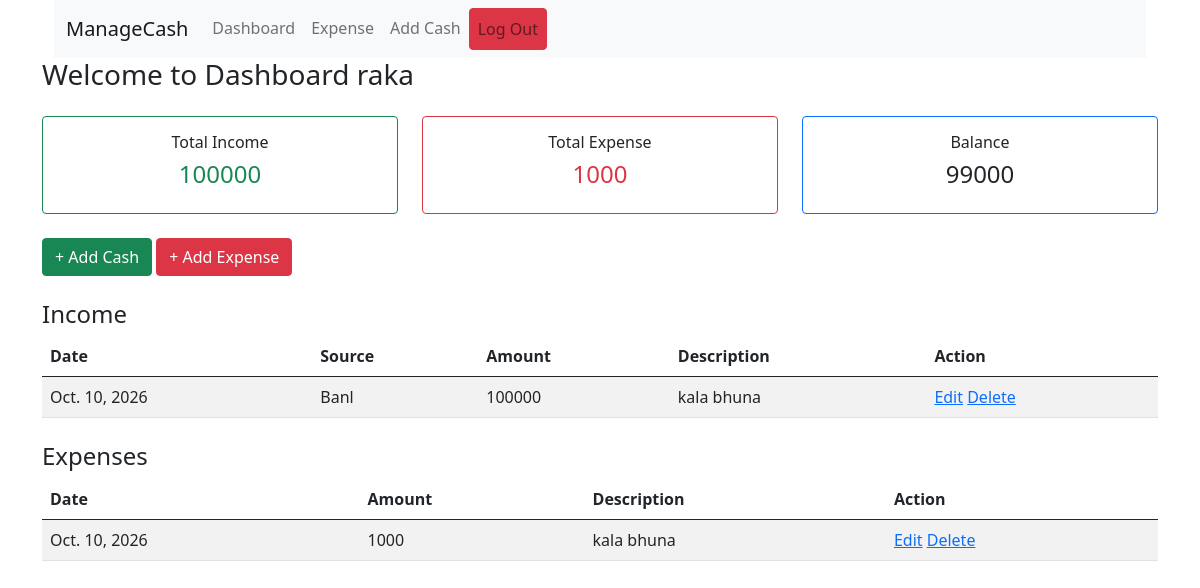
Page /dashboard/ (signed in) on the committed database.
### manageCash/models.py (models this page shows)
class UserModel(AbstractUser):
    usertype = [('Depositor','Depositor'),('Creditor','Creditor'),('Treasury','Treasury')]
    user_type = models.CharField(choices=usertype,max_length=20,null=True)
    full_name = models.CharField(max_length=100,null=True)

class AddCashModel(models.Model):
    user = models.ForeignKey(UserModel,on_delete=models.SET_NULL,null =True)
    source = models.CharField(max_length=200,null=True)
    datetime = models.DateField(auto_now_add=True,null=True)
    amount = models.PositiveIntegerField(null=True)
    description = models.TextField()

class ExpenseModel(models.Model):
    user = models.ForeignKey(UserModel,on_delete=models.SET_NULL,null =True)
    description = models.TextField()
    amount = models.PositiveIntegerField(null=True)
    datetime = models.DateField(auto_now_add=True,null=True)

### manageCash/views.py (the view)
# urls.py: path('dashboard/',dashboard_view,name="dashboard_view"),
@login_required
def dashboard_view(req):
    cash_list = AddCashModel.objects.filter(user=req.user)
    expense_list = ExpenseModel.objects.filter(user=req.user)
    total_cash = 0
    for cash in cash_list:
        total_cash += cash.amount or 0
    total_expense = 0
    for expense in expense_list:
        total_expense += expense.amount or 0
    context={
        'total_cash': total_cash,
        'total_expense': total_expense,
        'balance':total_cash-total_expense,
        'cash_list':cash_list,
        'expense_list':expense_list,
    }
    return render(req,'dashboard.html',context)

### manageCash/templates/dashboard.html
{% extends 'master/base.html' %}
{% block block1 %}
<h3>Welcome to Dashboard {{ request.user.username }}</h3>
<div class="row text-center my-4">
  <div class="col-md-4">
    <div class="card border-success">
      <div class="card-body">
        <h6 class="card-title">Total Income</h6>
        <h4 class="text-success">{{ total_cash }}</h4>
      </div>
    </div>
  </div>
  <div class="col-md-4">
    <div class="card border-danger">
      <div class="card-body">
        <h6 class="card-title">Total Expense</h6>
        <h4 class="text-danger">{{ total_expense }}</h4>
      </div>
    </div>
  </div>
  <div class="col-md-4">
    <div class="card border-primary">
      <div class="card-body">
        <h6 class="card-title">Balance</h6>
        <h4>{{ balance }}</h4>
      </div>
    </div>
  </div>
</div>
<a href="{% url 'addCash_view' %}" class="btn btn-success">+ Add Cash</a>
<a href="{% url 'expense_view' %}" class="btn btn-danger">+ Add Expense</a>
<h4 class="mt-4">Income</h4>
<table class="table table-striped">
  <thead>
    <tr>
      <th>Date</th>
      <th>Source</th>
      <th>Amount</th>
      <th>Description</th>
      <th>Action</th>
    </tr>
  </thead>
  <tbody>
    {% for cash in cash_list %}
    <tr>
      <td>{{ cash.datetime }}</td>
      <td>{{ cash.source }}</td>
      <td>{{ cash.amount }}</td>
      <td>{{ cash.description }}</td>
      <td>
        <a href="{% url 'edit_view' 'cash' cash.id %}">Edit</a>
        <a href="{% url 'delete_view' 'cash' cash.id %}">Delete</a>
      </td>
    </tr>
    {% empty %}
    <tr><td colspan="4" class="text-center">No income yet.</td></tr>
    {% endfor %}
  </tbody>
</table>
<h4 class="mt-4">Expenses</h4>
<table class="table table-striped">
  <thead>
    <tr>
      <th>Date</th>
      <th>Amount</th>
      <th>Description</th>
      <th>Action</th>
    </tr>
  </thead>
  <tbody>
    {% for expense in expense_list %}
    <tr>
      <td>{{ expense.datetime }}</td>
      <td>{{ expense.amount }}</td>
      <td>{{ expense.description }}</td>
      <td>
        <a href="{% url 'edit_view' 'expense' expense.id %}">Edit</a>
        <a href="{% url 'delete_view' 'expense' expense.id %}">Delete</a>
      </td>
    </tr>
    {% empty %}
    <tr><td colspan="3" class="text-center">No expenses yet.</td></tr>
    {% endfor %}
  </tbody>
</table>
{% endblock block1 %}

### manageCash/templates/master/base.html (shortened to what this page needs)
<!DOCTYPE html>
<html lang="en">
<head>
    <link href="https://cdn.jsdelivr.net/npm/bootstrap@5.0.2/dist/css/bootstrap.min.css" rel="stylesheet">
</head>
<body>
    <div class="container">
        {% include 'master/nav.html' %}
        {% block block1 %}
        {% endblock block1 %}
    </div>
</body>
</html>

### manageCash/templates/master/nav.html (shortened to what this page needs)
<div class="container">
    <nav class="navbar navbar-expand-lg navbar-light bg-light">
    <div class="container-fluid">
        <a class="navbar-brand" href="#">ManageCash</a>
        <div class="collapse navbar-collapse" id="navbarNavAltMarkup">
        <div class="navbar-nav">
            {% if request.user.is_authenticated %}
            <a class="nav-link" href="{% url 'dashboard_view' %}">Dashboard</a>
            <a class="nav-link" href="{% url 'expense_view' %}">Expense</a>
            <a class="nav-link" href="{% url 'addCash_view' %}">Add Cash</a>
            <a class="nav-link btn btn-danger"   href="{% url 'logout_view' %}">Log Out</a>
            {% else %}
            <a class="nav-link" href="{% url 'register_view' %}">Register</a>
            <a class="nav-link" href="{% url 'login_view' %}">Login</a>
            {% endif %}
        </div>
        </div>
    </div>
    </nav>
</div>

### rows in the picture
UserModel: user.username "raka"
AddCashModel: datetime "Oct. 10, 2026", source "Banl", amount "100000", description "kala bhuna"
ExpenseModel: datetime "Oct. 10, 2026", amount "1000", description "kala bhuna"

### other values in the picture
{{ total_cash }} "100000"
{{ total_expense }} "1000"
{{ balance }} "99000"
